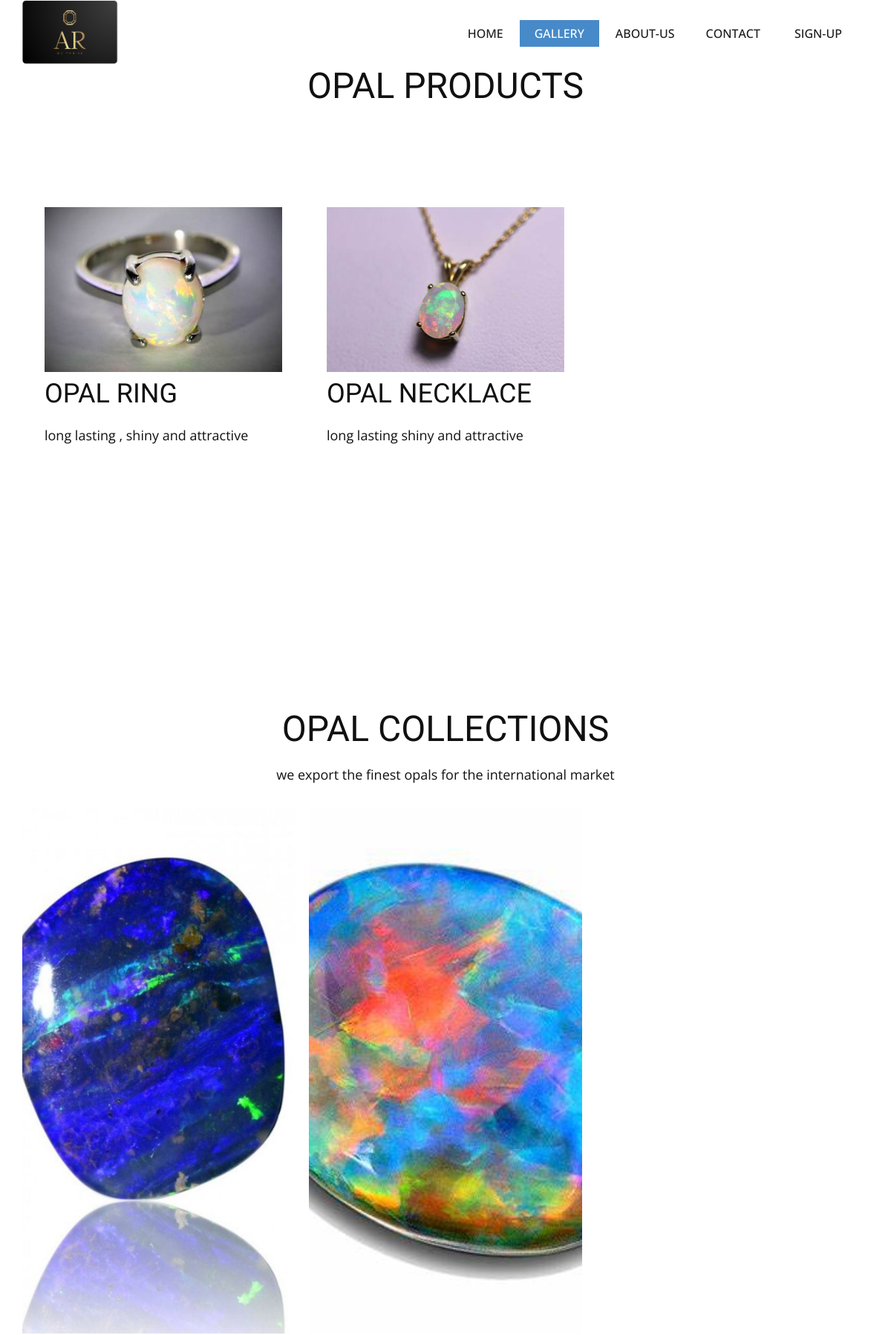
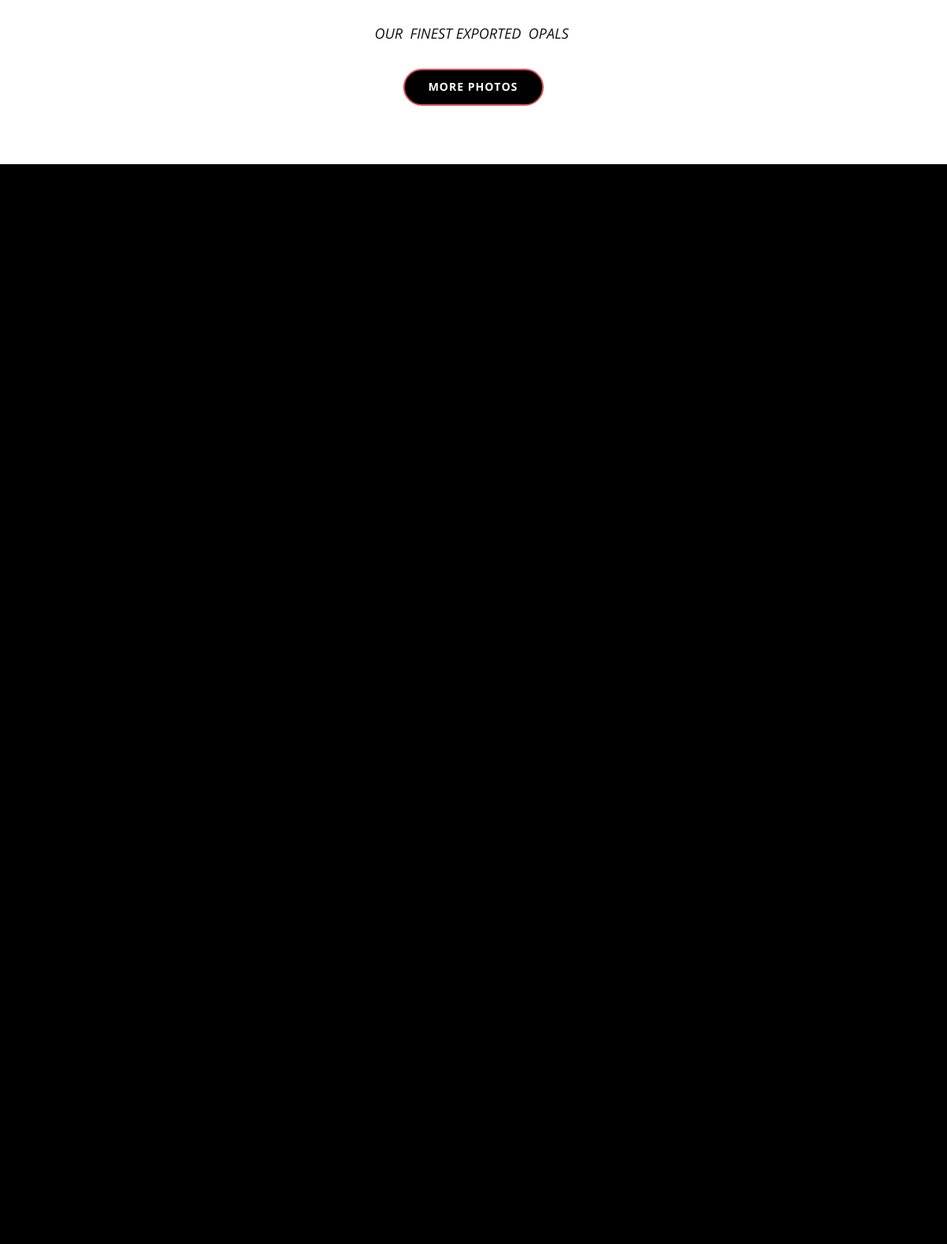
The page /gallery (upper part) on the database its author committed (2 pictures, top to bottom).
### opal_app/models.py (models this page shows, shortened)
class OpalProduct(models.Model):
    title = models.CharField(max_length=200)
    description = models.TextField(max_length=750, null=True, blank=True)
    icon = models.ImageField(null=True, blank=True)
    price = models.DecimalField(max_digits=7, decimal_places=2, default=0)
    countInStock = models.IntegerField(null=True, blank=True, default=0)
    createAt = models.DateTimeField(auto_now_add=True)

class OpalCollection(models.Model):
    title = models.CharField(max_length=200)
    description = models.TextField(max_length=750, null=True, blank=True)
    icon = models.ImageField(null=True, blank=True)
    price = models.DecimalField(max_digits=7, decimal_places=2, default=0)
    countInStock = models.IntegerField(null=True, blank=True, default=0)
    createAt = models.DateTimeField(auto_now_add=True)

### opal_app/views.py (the view)
# urls.py: path('gallery', views.gallery, name='gallery'),
def gallery(request):
    opal_products = OpalProduct.objects.all()
    opal_collections = OpalCollection.objects.all()
    game_stones = GemStone.objects.all()
    exported_opals = ExportedOpal.objects.all()
    index_data = {
        'opal_products' :opal_products,
        'opal_collections' : opal_collections,
        'game_stones': game_stones,
        'exported_opals': exported_opals,
        'is_index': True,
    }
    return render(request,"opal_app/gallery.html", context=index_data)

### opal_app/templates/opal_app/gallery.html (shortened to what this page needs)
{% extends 'opal_app/base.html' %}
{% load static %}
{% block body_content %}
<section class="u-clearfix u-section-2" id="sec-2808">
    <div class="u-clearfix u-sheet u-sheet-1">
      <div class="u-align-center u-container-align-center">
          <h2 class="u-align-center u-text u-text-default u-text-1" style="width: 100%;"> OPAL PRODUCTS</h2>
      </div>
      <div class="u-expanded-width u-list u-list-1">
        <div class="u-repeater u-repeater-1">
          {% for product in opal_products %}
            <div class="u-container-style u-list-item u-repeater-item">
              <div class="u-container-layout u-similar-container u-container-layout-1">
                <img alt="" class="u-expanded-width u-image u-image-default u-image-1" data-image-width="686" data-image-height="637" src="{{ product.icon.url}}">
                <h3 class="u-text u-text-default u-text-1">{{ product.title }}</h3>
                <p class="u-text u-text-2">{{ product.description }}</p>
              </div>
            </div>
          {% endfor %}
        </div>
      </div>
    </div>
</section>
<section class="u-clearfix u-section-3" id="sec-cf32">
    <div class="u-clearfix u-sheet u-sheet-1"></div>
</section>
<section class="u-align-center u-clearfix u-container-align-center u-section-4" id="sec-237f">
    <div class="u-clearfix u-sheet u-sheet-1">
      <h2 class="u-align-center u-text u-text-default u-text-1"> OPAL COLLECTIONS</h2>
      <p class="u-align-center u-text u-text-2">we export the finest opals for the international market</p>
      <div class="u-expanded-width u-gallery u-layout-grid u-lightbox u-show-text-on-hover u-gallery-1">
        <div class="u-gallery-inner u-gallery-inner-1">
          {% for collection in opal_collections %}
            <div class="u-effect-fade u-effect-hover-zoom u-gallery-item">
              <div class="u-back-slide" data-image-width="794" data-image-height="794">
                <img class="u-back-image u-expanded" src="{{ collection.icon.url}}" alt="Sample Headline">
              </div>
            </div>
          {% endfor %}
        </div>
      </div>
      <p class="u-align-center u-text u-text-3">OUR&nbsp; FINEST EXPORTED&nbsp; OPALS&nbsp;</p>
      <a href="https:" class="u-align-center u-black u-border-2 u-border-palette-2-base u-btn u-btn-round u-button-style u-radius-50 u-btn-1">more photos</a>
    </div>
</section>
<section class="u-align-center u-black u-clearfix u-container-align-center u-section-5" id="sec-185a">
    <div class="u-clearfix u-sheet u-valign-middle u-sheet-1">
      <div class="u-expanded-width u-list u-list-1">
        <div class="u-repeater u-repeater-1">
        </div>
      </div>
    </div>
</section>
{% endblock body_content %}

### static/opal_assets/css/Page-1.css (style rules this page uses)
.u-section-2 .u-sheet-1 { min-height: 552px; }
.u-section-2 .u-list-1 { grid-template-rows: auto; margin: 104px auto 60px -12px; }
.u-section-2 .u-repeater-1 { grid-template-columns: repeat(3, 33.3333%); min-height: 375px; grid-gap: 0px; }
.u-section-2 .u-container-layout-1 { padding: 20px 30px; }
.u-section-2 .u-image-1 { height: 222px; margin-top: 12px; margin-bottom: 0; }
.u-section-2 .u-text-1 { margin: 8px auto 0 0; }
.u-section-2 .u-text-2 { margin: 20px 0 0; }
.u-section-3 .u-sheet-1 { min-height: 214px; }
.u-section-4 .u-sheet-1 { min-height: 1110px; }
.u-section-4 .u-text-1 { margin: 60px auto 0; }
.u-section-4 .u-text-2 { width: 746px; margin: 20px auto 0; }
.u-section-4 .u-gallery-1 { height: 709px; margin-top: 30px; margin-bottom: 0; grid-gap: 17px; }
.u-section-4 .u-gallery-inner-1 { grid-template-columns: repeat(3, auto); grid-gap: 17px; }
.u-section-4 .u-text-3 { font-style: italic; width: 280px; margin: 30px auto 0; }
.u-section-4 .u-btn-1 { border-style: solid; background-image: none; text-transform: uppercase; font-weight: 700; letter-spacing: 1px; font-size: 0.875rem; margin: 30px auto 60px; padding: 10px 31px 10px 30px; }
.u-section-5 { background-image: none; }
.u-section-5 .u-sheet-1 { min-height: 1371px; }
.u-section-5 .u-list-1 { margin-top: 50px; margin-bottom: 0; }
.u-section-5 .u-repeater-1 { grid-template-columns: repeat(3, calc(33.3333% - 11.3333px)); min-height: 923px; grid-gap: 17px; }
.u-section-5 .u-sheet-1:not([data-block-selected]):not([data-cell-selected]), .u-section-5 .u-sheet-1:not([data-block-selected]):not([data-cell-selected]):before, .u-section-5 .u-sheet-1:not([data-block-selected]):not([data-cell-selected]) > .u-container-layout:before { transition-property: fill, color, background-color, stroke-width, border-style, border-width, border-top-width, border-left-width, border-right-width, border-bottom-width, custom-border, borders, box-shadow, text-shadow, opacity, border-radius, stroke, border-color, font-size, font-style, font-weight, text-decoration, letter-spacing, transform, background-image, background-size, background-position; }

### rows shown on the page
OpalProduct: icon (picture), title "OPAL RING", description "long lasting , shiny and attractive"
OpalProduct: icon (picture), title "OPAL NECKLACE", description "long lasting shiny and attractive"
OpalCollection: icon (picture)
OpalCollection: icon (picture)
